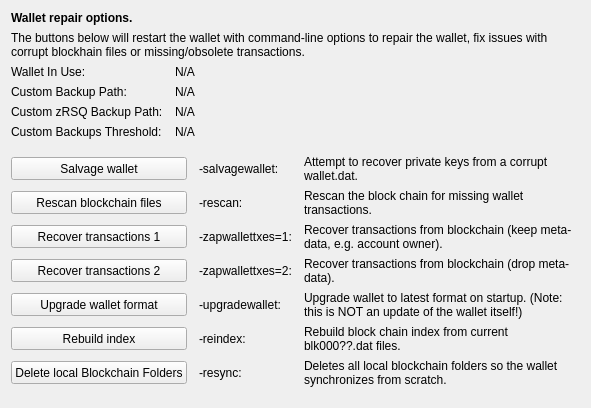
     <widget class="QWidget" name="tab_repair">
      <attribute name="title">
       <string>&amp;Wallet Repair</string>
      </attribute>
      <layout class="QGridLayout" name="gridLayout_4" columnstretch="0,0,0,0">
       <property name="horizontalSpacing">
        <number>12</number>
       </property>
       <item row="0" column="0" colspan="4">
        <widget class="QLabel" name="label_repair_header">
         <property name="font">
          <font>
           <weight>75</weight>
           <bold>true</bold>
          </font>
         </property>
         <property name="text">
          <string>Wallet repair options.</string>
         </property>
        </widget>
       </item>
       <item row="1" column="0" colspan="4">
        <widget class="QLabel" name="label_repair_helptext">
         <property name="font">
          <font>
           <weight>50</weight>
           <bold>false</bold>
          </font>
         </property>
         <property name="text">
          <string>The buttons below will restart the wallet with command-line options to repair the wallet, fix issues with corrupt blockhain files or missing/obsolete transactions.</string>
         </property>
         <property name="wordWrap">
          <bool>true</bool>
         </property>
        </widget>
       </item>
       <item row="2" column="0">
        <widget class="QLabel" name="wallet_path_label">
         <property name="text">
          <string>Wallet In Use:</string>
         </property>
        </widget>
       </item>
       <item row="2" column="1" colspan="3">
        <widget class="QLabel" name="wallet_path">
         <property name="cursor">
          <cursorShape>IBeamCursor</cursorShape>
         </property>
         <property name="text">
          <string>N/A</string>
         </property>
         <property name="textFormat">
          <enum>Qt::PlainText</enum>
         </property>
         <property name="textInteractionFlags">
          <set>Qt::LinksAccessibleByMouse|Qt::TextSelectableByKeyboard|Qt::TextSelectableByMouse</set>
         </property>
        </widget>
       </item>
       <item row="3" column="0">
        <widget class="QLabel" name="wallet_custombackuppath_label">
         <property name="visible">
          <bool>false</bool>
         </property>
         <property name="text">
          <string>Custom Backup Path:</string>
         </property>
        </widget>
       </item>
       <item row="3" column="1" colspan="3">
        <widget class="QLabel" name="wallet_custombackuppath">
         <property name="cursor">
          <cursorShape>IBeamCursor</cursorShape>
         </property>
         <property name="visible">
          <bool>false</bool>
         </property>
         <property name="text">
          <string>N/A</string>
         </property>
         <property name="textFormat">
          <enum>Qt::PlainText</enum>
         </property>
         <property name="textInteractionFlags">
          <set>Qt::LinksAccessibleByMouse|Qt::TextSelectableByKeyboard|Qt::TextSelectableByMouse</set>
         </property>
        </widget>
       </item>
       <item row="4" column="0">
        <widget class="QLabel" name="wallet_customzpivbackuppath_label">
         <property name="visible">
          <bool>false</bool>
         </property>
         <property name="text">
          <string>Custom zRSQ Backup Path:</string>
         </property>
        </widget>
       </item>
       <item row="4" column="1" colspan="3">
        <widget class="QLabel" name="wallet_customzpivbackuppath">
         <property name="cursor">
          <cursorShape>IBeamCursor</cursorShape>
         </property>
         <property name="visible">
          <bool>false</bool>
         </property>
         <property name="text">
          <string>N/A</string>
         </property>
         <property name="textFormat">
          <enum>Qt::PlainText</enum>
         </property>
         <property name="textInteractionFlags">
          <set>Qt::LinksAccessibleByMouse|Qt::TextSelectableByKeyboard|Qt::TextSelectableByMouse</set>
         </property>
        </widget>
       </item>
       <item row="5" column="0">
        <widget class="QLabel" name="wallet_custombackupthreshold_label">
         <property name="visible">
          <bool>false</bool>
         </property>
         <property name="text">
          <string>Custom Backups Threshold:</string>
         </property>
        </widget>
       </item>
       <item row="5" column="1" colspan="3">
        <widget class="QLabel" name="wallet_custombackupthreshold">
         <property name="cursor">
          <cursorShape>IBeamCursor</cursorShape>
         </property>
         <property name="visible">
          <bool>false</bool>
         </property>
         <property name="text">
          <string>N/A</string>
         </property>
         <property name="textFormat">
          <enum>Qt::PlainText</enum>
         </property>
         <property name="textInteractionFlags">
          <set>Qt::LinksAccessibleByMouse|Qt::TextSelectableByKeyboard|Qt::TextSelectableByMouse</set>
         </property>
        </widget>
       </item>
       <item row="6" column="0">
        <spacer name="verticalSpacer_repair1">
         <property name="orientation">
          <enum>Qt::Vertical</enum>
         </property>
         <property name="sizeHint" stdset="0">
          <size>
           <width>10</width>
           <height>10</height>
          </size>
         </property>
        </spacer>
       </item>
       <item row="7" column="0" colspan="2">
        <widget class="QPushButton" name="btn_salvagewallet">
         <property name="minimumSize">
          <size>
           <width>100</width>
           <height>23</height>
          </size>
         </property>
         <property name="text">
          <string>Salvage wallet</string>
         </property>
        </widget>
       </item>
       <item row="7" column="2">
        <widget class="QLabel" name="label_repair_salvage_command">
         <property name="text">
          <string notr="true">-salvagewallet:</string>
         </property>
        </widget>
       </item>
       <item row="7" column="3">
        <widget class="QLabel" name="label_repair_salvage">
         <property name="text">
          <string>Attempt to recover private keys from a corrupt wallet.dat.</string>
         </property>
         <property name="wordWrap">
          <bool>true</bool>
         </property>
        </widget>
       </item>
       <item row="8" column="0" colspan="2">
        <widget class="QPushButton" name="btn_rescan">
         <property name="minimumSize">
          <size>
           <width>100</width>
           <height>23</height>
          </size>
         </property>
         <property name="text">
          <string>Rescan blockchain files</string>
         </property>
        </widget>
       </item>
       <item row="8" column="2">
        <widget class="QLabel" name="label_repair_rescan_command">
         <property name="text">
          <string notr="true">-rescan:</string>
         </property>
        </widget>
       </item>
       <item row="8" column="3">
        <widget class="QLabel" name="label_repair_rescan">
         <property name="text">
          <string>Rescan the block chain for missing wallet transactions.</string>
         </property>
         <property name="wordWrap">
          <bool>true</bool>
         </property>
        </widget>
       </item>
       <item row="9" column="0" colspan="2">
        <widget class="QPushButton" name="btn_zapwallettxes1">
         <property name="minimumSize">
          <size>
           <width>100</width>
           <height>23</height>
          </size>
         </property>
         <property name="text">
          <string>Recover transactions 1</string>
         </property>
        </widget>
       </item>
       <item row="9" column="2">
        <widget class="QLabel" name="label_repair_zap1_command">
         <property name="text">
          <string notr="true">-zapwallettxes=1:</string>
         </property>
        </widget>
       </item>
       <item row="9" column="3">
        <widget class="QLabel" name="label_repair_zap1">
         <property name="text">
          <string>Recover transactions from blockchain (keep meta-data, e.g. account owner).</string>
         </property>
         <property name="wordWrap">
          <bool>true</bool>
         </property>
        </widget>
       </item>
       <item row="10" column="0" colspan="2">
        <widget class="QPushButton" name="btn_zapwallettxes2">
         <property name="minimumSize">
          <size>
           <width>100</width>
           <height>23</height>
          </size>
         </property>
         <property name="text">
          <string>Recover transactions 2</string>
         </property>
        </widget>
       </item>
       <item row="10" column="2">
        <widget class="QLabel" name="label_repair_zap2_command">
         <property name="text">
          <string notr="true">-zapwallettxes=2:</string>
         </property>
        </widget>
       </item>
       <item row="10" column="3">
        <widget class="QLabel" name="label_repair_zap2">
         <property name="text">
          <string>Recover transactions from blockchain (drop meta-data).</string>
         </property>
         <property name="wordWrap">
          <bool>true</bool>
         </property>
        </widget>
       </item>
       <item row="11" column="0" colspan="2">
        <widget class="QPushButton" name="btn_upgradewallet">
         <property name="minimumSize">
          <size>
           <width>100</width>
           <height>23</height>
          </size>
         </property>
         <property name="text">
          <string>Upgrade wallet format</string>
         </property>
        </widget>
       </item>
       <item row="11" column="2">
        <widget class="QLabel" name="label_repair_upgrade_command">
         <property name="text">
          <string notr="true">-upgradewallet:</string>
         </property>
        </widget>
       </item>
       <item row="11" column="3">
        <widget class="QLabel" name="label_repair_upgrade">
         <property name="text">
          <string>Upgrade wallet to latest format on startup. (Note: this is NOT an update of the wallet itself!)</string>
         </property>
         <property name="wordWrap">
          <bool>true</bool>
         </property>
        </widget>
       </item>
       <item row="12" column="0" colspan="2">
        <widget class="QPushButton" name="btn_reindex">
         <property name="minimumSize">
          <size>
           <width>100</width>
           <height>23</height>
          </size>
         </property>
         <property name="text">
          <string>Rebuild index</string>
         </property>
        </widget>
       </item>
       <item row="12" column="2">
        <widget class="QLabel" name="label_repair_reindex_command">
         <property name="text">
          <string notr="true">-reindex:</string>
         </property>
        </widget>
       </item>
       <item row="12" column="3">
        <widget class="QLabel" name="label_repair_reindex">
         <property name="text">
          <string>Rebuild block chain index from current blk000??.dat files.</string>
         </property>
         <property name="wordWrap">
          <bool>true</bool>
         </property>
        </widget>
       </item>
       <item row="13" column="0" colspan="2">
        <widget class="QPushButton" name="btn_resync">
         <property name="minimumSize">
          <size>
           <width>100</width>
           <height>23</height>
          </size>
         </property>
         <property name="text">
          <string>Delete local Blockchain Folders</string>
         </property>
        </widget>
       </item>
       <item row="13" column="2">
        <widget class="QLabel" name="label_repair_resync_command">
         <property name="text">
          <string>-resync:</string>
         </property>
        </widget>
       </item>
       <item row="13" column="3">
        <widget class="QLabel" name="label_repair_resync">
         <property name="text">
          <string>Deletes all local blockchain folders so the wallet synchronizes from scratch.</string>
         </property>
         <property name="wordWrap">
          <bool>true</bool>
         </property>
        </widget>
       </item>
       <item row="14" column="0">
        <spacer name="verticalSpacer_repair2">
         <property name="orientation">
          <enum>Qt::Vertical</enum>
         </property>
         <property name="sizeHint" stdset="0">
          <size>
           <width>20</width>
           <height>10</height>
          </size>
         </property>
        </spacer>
       </item>
      </layout>
     </widget>
